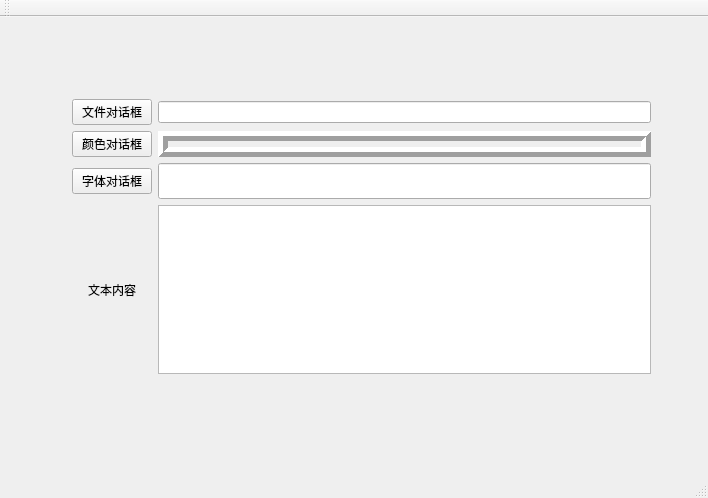
<?xml version="1.0" encoding="UTF-8"?>
<ui version="4.0">
 <class>MainWindow</class>
 <widget class="QMainWindow" name="MainWindow">
  <property name="geometry">
   <rect>
    <x>0</x>
    <y>0</y>
    <width>708</width>
    <height>498</height>
   </rect>
  </property>
  <property name="windowTitle">
   <string>MainWindow</string>
  </property>
  <widget class="QWidget" name="centralWidget">
   <widget class="QWidget" name="">
    <property name="geometry">
     <rect>
      <x>61</x>
      <y>71</y>
      <width>601</width>
      <height>297</height>
     </rect>
    </property>
    <layout class="QGridLayout" name="gridLayout">
     <item row="0" column="0">
      <widget class="QPushButton" name="btnFileDialog">
       <property name="text">
        <string>文件对话框</string>
       </property>
      </widget>
     </item>
     <item row="0" column="1">
      <widget class="QLineEdit" name="txtFile">
       <property name="font">
        <font>
         <pointsize>9</pointsize>
        </font>
       </property>
      </widget>
     </item>
     <item row="1" column="0">
      <widget class="QPushButton" name="btnColorDialog">
       <property name="text">
        <string>颜色对话框</string>
       </property>
      </widget>
     </item>
     <item row="1" column="1">
      <widget class="QFrame" name="frmColor">
       <property name="frameShape">
        <enum>QFrame::Box</enum>
       </property>
       <property name="frameShadow">
        <enum>QFrame::Raised</enum>
       </property>
       <property name="lineWidth">
        <number>5</number>
       </property>
      </widget>
     </item>
     <item row="2" column="0">
      <widget class="QPushButton" name="btnFontDialog">
       <property name="text">
        <string>字体对话框</string>
       </property>
      </widget>
     </item>
     <item row="2" column="1">
      <widget class="QLineEdit" name="txtFont">
       <property name="font">
        <font>
         <pointsize>18</pointsize>
        </font>
       </property>
      </widget>
     </item>
     <item row="3" column="0">
      <widget class="QLabel" name="label">
       <property name="text">
        <string>文本内容</string>
       </property>
       <property name="alignment">
        <set>Qt::AlignCenter</set>
       </property>
      </widget>
     </item>
     <item row="3" column="1">
      <widget class="QTextEdit" name="txtTextContent"/>
     </item>
    </layout>
   </widget>
  </widget>
  <widget class="QMenuBar" name="menuBar">
   <property name="geometry">
    <rect>
     <x>0</x>
     <y>0</y>
     <width>708</width>
     <height>23</height>
    </rect>
   </property>
  </widget>
  <widget class="QToolBar" name="mainToolBar">
   <attribute name="toolBarArea">
    <enum>TopToolBarArea</enum>
   </attribute>
   <attribute name="toolBarBreak">
    <bool>false</bool>
   </attribute>
  </widget>
  <widget class="QStatusBar" name="statusBar"/>
 </widget>
 <layoutdefault spacing="6" margin="11"/>
 <resources/>
 <connections/>
</ui>
